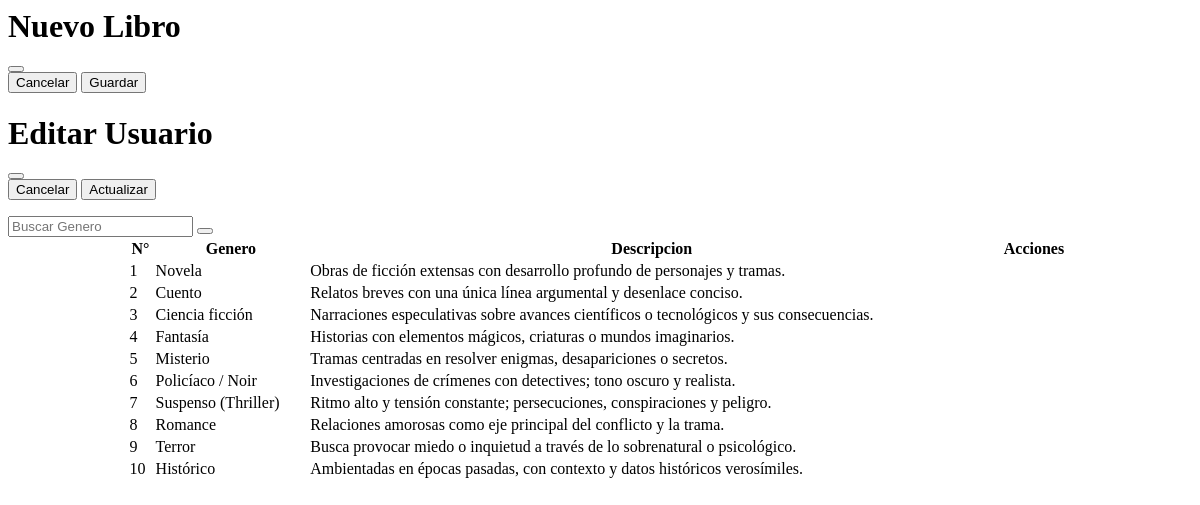
The app's page /views/generos/principal.php with its own data.
### tables this page shows
CREATE TABLE generos(
    idgenero INT PRIMARY KEY AUTO_INCREMENT,
    genero TEXT,
    descripcion TEXT
);

### models/funciones.php (called while the page is built, shortened)
<?php
class Procesos
{
    public function isdu($query, $accion, $params = [])
    {
        $row = [];
        $modelo = new ConexionBD();
        $conexion = $modelo->get_conexion();
        try {
            $stmt = $conexion->prepare($query);
            if ($accion == "S" || $accion == "s") {
                $stmt->execute($params);
                while ($result = $stmt->fetch(PDO::FETCH_ASSOC)) {
                    $row[] = $result;
                }
                return $row;
            } else {
                $stmt->execute($params);
                return 1;
            }
        } catch (PDOException $e) {
            return 0;
        } finally {
            $stmt = null;
            $modelo->close_conexion();
        }
    }
    public function row_data($query, $params = [])
    {
        $modelo = new ConexionBD();
        $conexion = $modelo->get_conexion();
        try {
            $stmt = $conexion->prepare($query);
            $stmt->execute($params);
            return $stmt->rowCount();
        } catch (PDOException $e) {
            return 0;
        } finally {
            $stmt = null;
            $modelo->close_conexion();
        }
    }
}

### controllers/funciones.php (called while the page is built, shortened)
<?php
function CRUD($query, $accion) {
    $consultas = new Procesos();
    $data = $consultas->isdu($query, $accion);
    return $data;
}
function CountReg($query){
    $consultas = new Procesos();
    $data = $consultas->row_data($query);
    return $data;
}

### views/generos/principal.php (the view, shortened to what this page needs)
<?php
include_once '../../models/funciones.php';
include_once '../../controllers/funciones.php';
include_once '../modals/nuevo_genero.php';
include_once '../modals/editar_genero.php';
$cont = 0;
if (isset($_REQUEST['num'])) {
    $pagina = $_REQUEST['num'];
} else {
    $pagina = 0;
}
if (isset($_REQUEST['num_reg'])) {
    $registros = $_REQUEST['num_reg'];
} else {
    $registros = 10;
}
if (!$pagina) {
    $inicio = 0;
    $pagina = 1;
} else {
    $inicio = ($pagina - 1) * $registros;
}
if (isset($_REQUEST['genero'])) {
    $genero = $_REQUEST['genero'];
    $query = "SELECT * FROM generos WHERE genero LIKE '%$genero%' || descripcion LIKE '%$genero%'";
    $dataGeneros = CRUD("SELECT * FROM generos WHERE genero LIKE '%$genero%' || descripcion LIKE '%$genero%' LIMIT $inicio,$registros", "s");
} else {
    $query = 'SELECT * FROM generos';
    $dataGeneros = CRUD("SELECT * FROM generos LIMIT $inicio,$registros", "s");
}
$num_registros = CountReg($query);
?>
<div class="table-responsive" id="PanelGeneros">
    <div style="margin: 0 auto; width: 100%;" class="barra">
        <div class="acciones">
            <div class="input-group mb-3">
                <input type="text" class="form-control" placeholder="Buscar Genero" name="genero">
                <button class="btn btn-outline-secondary" type="button" id="busca-genero">
                </button>
            </div>
        </div>
    </div>
    <table class="table table-bordereless table-bordered table-hover table-sm" style="margin: 0 auto;width: 80%;">
        <thead class="vertical-align: middle; " class="cc">
            <tr>
                <th>N°</th>
                <th>Genero</th>
                <th>Descripcion</th>
                <th colspan="2">Acciones</th>
            </tr>
        </thead>
        <tbody style="vertical-align: middle;" class="cc">
            <?php foreach ($dataGeneros as $result): ?>
                <tr>
                    <td><?php echo $cont += 1; ?></td>
                    <td><?php echo $result['genero']; ?></td>
                    <td><?php echo $result['descripcion']; ?></td>
                    <td>
                    </td>
                    <td>
                    </td>
                </tr>
            <?php endforeach; ?>
        </tbody>
    </table>
    <div class="align-items-center text-center">
        <?php if ($num_registros > $registros): ?>
            <?php if ($pagina == 1): ?>
                <div class="vh">
                </div>
            <?php endif ?>
        <?php endif ?>
    </div>
</div>

### views/modals/nuevo_genero.php (shortened to what this page needs)
<form id="New-Genero">
    <div class="modal fade" id="ModalNG" data-bs-backdrop="static" data-bs-keyboard="false" tabindex="-1" aria-labelledby="exampleModalLabel" aria-hidden="true">
        <div class="modal-dialog modal-dialog-centered modal-dialog-scrollable">
            <div class="modal-content">
                <div class="modal-header">
                    <h1 class="modal-title fs-5" id="exampleModalLabel">
                        Nuevo Libro
                    </h1>
                    <button type="button" class="btn-close" data-bs-dismiss="modal" aria-label="Close"></button>
                </div>
                <div class="modal-footer">
                    <button type="button" class="btn btn-danger" data-bs-dismiss="modal">Cancelar</button>
                    <button class="btn btn-primary">Guardar</button>
                </div>
            </div>
        </div>
    </div>
</form>

### views/modals/editar_genero.php (shortened to what this page needs)
<form id="Upd-Genero">
    <div class="modal fade" id="ModalEG" data-bs-backdrop="static" data-bs-keyboard="false" tabindex="-1" aria-labelledby="exampleModalLabel" aria-hidden="true">
        <div class="modal-dialog modal-dialog-centered modal-dialog-scrollable">
            <div class="modal-content">
                <div class="modal-header">
                    <h1 class="modal-title fs-5" id="exampleModalLabel">
                        Editar Usuario
                    </h1>
                    <button type="button" class="btn-close" data-bs-dismiss="modal" aria-label="Close"></button>
                </div>
                <div class="modal-footer">
                    <button type="button" class="btn btn-danger" data-bs-dismiss="modal">Cancelar</button>
                    <button class="btn btn-primary">Actualizar</button>
                </div>
            </div>
        </div>
    </div>
</form>

### records on screen
generos: cont "1", genero "Novela", descripcion "Obras de ficción extensas con desarrollo profundo de personajes y tramas."
generos: cont "2", genero "Cuento", descripcion "Relatos breves con una única línea argumental y desenlace conciso."
generos: cont "3", genero "Ciencia ficción", descripcion "Narraciones especulativas sobre avances científicos o tecnológicos y sus consecuencias."
generos: cont "4", genero "Fantasía", descripcion "Historias con elementos mágicos, criaturas o mundos imaginarios."
generos: cont "5", genero "Misterio", descripcion "Tramas centradas en resolver enigmas, desapariciones o secretos."
generos: cont "6", genero "Policíaco / Noir", descripcion "Investigaciones de crímenes con detectives; tono oscuro y realista."
generos: cont "7", genero "Suspenso (Thriller)", descripcion "Ritmo alto y tensión constante; persecuciones, conspiraciones y peligro."
generos: cont "8", genero "Romance", descripcion "Relaciones amorosas como eje principal del conflicto y la trama."
generos: cont "9", genero "Terror", descripcion "Busca provocar miedo o inquietud a través de lo sobrenatural o psicológico."
generos: cont "10", genero "Histórico", descripcion "Ambientadas en épocas pasadas, con contexto y datos históricos verosímiles."
